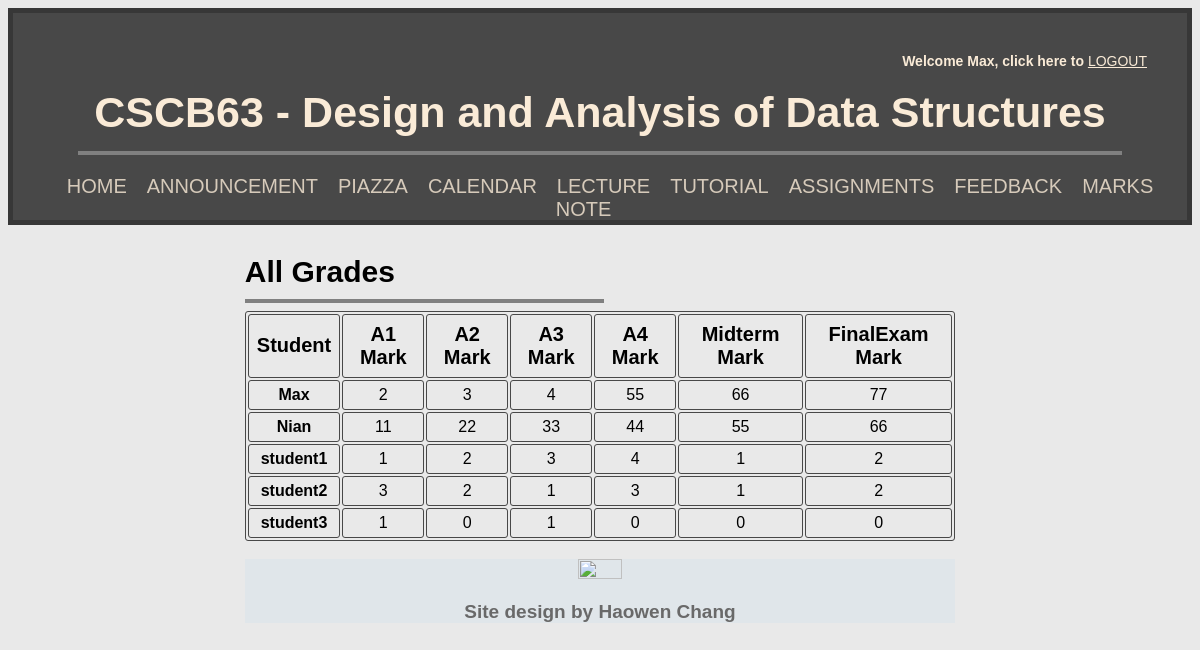
The app's page /showAllGrade (signed in) with its own data.
### tables this page shows
CREATE TABLE "StudentMark" (
	"username"	TEXT NOT NULL,
	"Assignment1"	INTEGER,
	"Assignment2"	INTEGER,
	"Assignment3"	INTEGER,
	"Assignment4"	INTEGER,
	"Midterm"	INTEGER,
	"FinalTest"	INTEGER,
	PRIMARY KEY("username")
);

CREATE TABLE "User" (
	"username"	TEXT NOT NULL,
	"password"	TEXT NOT NULL,
	"isInstructor"	INTEGER NOT NULL,
	PRIMARY KEY("username")
);

### app.py (the view)
@app.route('/showAllGrade')
def showAllGrade():
    db = get_db()
    db.row_factory = make_dicts
    username = session['username']
    Ins = isInstructor(session['username'])
    grades = []
    for grade in get_all_marks():
        grades.append(grade)
    db.close()
    return render_template('showAllGrade.html', grade=grades, username=username, Ins=Ins)

### app.py (called while the page is built)
def get_db():
    db = getattr(g, '_database', None)
    if(db is None):
        db = g._database = sqlite3.connect(DATABASE)
    return db

def make_dicts(cursor: sqlite3.Cursor, row: sqlite3.Row):
    return dict((cursor.description[idx][0], value)
                for idx, value in enumerate(row))

def query_db(query: str, args=(), one=None):
    if one is None:
        one = True
    else:
        one = False
    cursor = get_db().execute(query, args)
    result = cursor.fetchall()
    cursor.close()
    return (result[0] if result else None) if one else result

def get_all_marks():
    return query_db("""SELECT User.username,Assignment1,Assignment2,
                    Assignment3, Assignment4, Midterm, FinalTest
                    FROM User INNER JOIN StudentMark
                    WHERE isInstructor==0
                    AND User.username == StudentMark.username;""",
                    (), one=False)

def isInstructor(username: str):
    result = query_db("""SELECT username FROM User WHERE User.username == ?
                    AND User.isInstructor == 1;""",
                      args=(username,))
    if result is None:
        return False
    return True

@app.teardown_appcontext
def close_connection(exception):
    db = getattr(g, '_database', None)
    if db is not None:
        db.close()

### templates/showAllGrade.html (shortened to what this page needs)
<!DOCTYPE html>
<html>
    <head>
        <link rel="stylesheet" href="../static/showAllGrade.css">
    </head>
    <body>
        {% extends "index.html" %}
        {% block content %}
        <div class="content">
            <h3>All Grades</h3>
            <hr class="description">
            <div class="container">
                <table>
                    <tr>
                        <th>Student</th>
                        <th>A1 Mark</th>
                        <th>A2 Mark</th>
                        <th>A3 Mark</th>
                        <th>A4 Mark</th>
                        <th>Midterm Mark</th>
                        <th>FinalExam Mark</th>
                    </tr>
                    {% for item in grade %}
                    <tr>
                        <td class="name">{{item['username']}}</td>
                        <td>{{item['Assignment1']}}</td>
                        <td>{{item['Assignment2']}}</td>
                        <td>{{item['Assignment3']}}</td>
                        <td>{{item['Assignment4']}}</td>
                        <td>{{item['Midterm']}}</td>
                        <td>{{item['FinalTest']}}</td>
                    </tr>
                    {% endfor %}
                </table>
            </div>
        </div>
        {% endblock %}

### static/showAllGrade.css (style rules this page uses)
.content { max-width: 60%; text-align: left; margin: auto; }
.description { margin-top: -20px; margin-left: 0; width: 50%; border: 2px solid; color: grey; }
body { background-color: rgba(146, 145, 145, 0.199); font-family: 'Gill Sans', 'Gill Sans MT', Calibri, 'Trebuchet MS', sans-serif; color: black; }
.name { font-weight: bold; }
table, th, td { border: 1px solid rgba(54, 54, 54, 0.897); text-align: center; border-radius: 3px; }
th { font-weight: bold; font-size: 20px; padding: 8px; }
td { padding: 5px; }

### static/index.css (style rules this page uses)
.content { max-width: 60%; text-align: left; margin: auto; }
.description { margin-top: -20px; margin-left: 0; width: 50%; border: 2px solid; color: grey; }
h3 { font-size: 30px; }
body { background-color: rgba(146, 145, 145, 0.199); font-family: 'Gill Sans', 'Gill Sans MT', Calibri, 'Trebuchet MS', sans-serif; color: black; }

### records on screen
StudentMark: username "Max", Assignment1 "2", Assignment2 "3", Assignment3 "4", Assignment4 "55", Midterm "66", FinalTest "77"
StudentMark: username "Nian", Assignment1 "11", Assignment2 "22", Assignment3 "33", Assignment4 "44", Midterm "55", FinalTest "66"
StudentMark: username "student1", Assignment1 "1", Assignment2 "2", Assignment3 "3", Assignment4 "4", Midterm "1", FinalTest "2"
StudentMark: username "student2", Assignment1 "3", Assignment2 "2", Assignment3 "1", Assignment4 "3", Midterm "1", FinalTest "2"
StudentMark: username "student3", Assignment1 "1", Assignment2 "0", Assignment3 "1", Assignment4 "0", Midterm "0", FinalTest "0"

### other values on screen
{{ username }} "Max"
